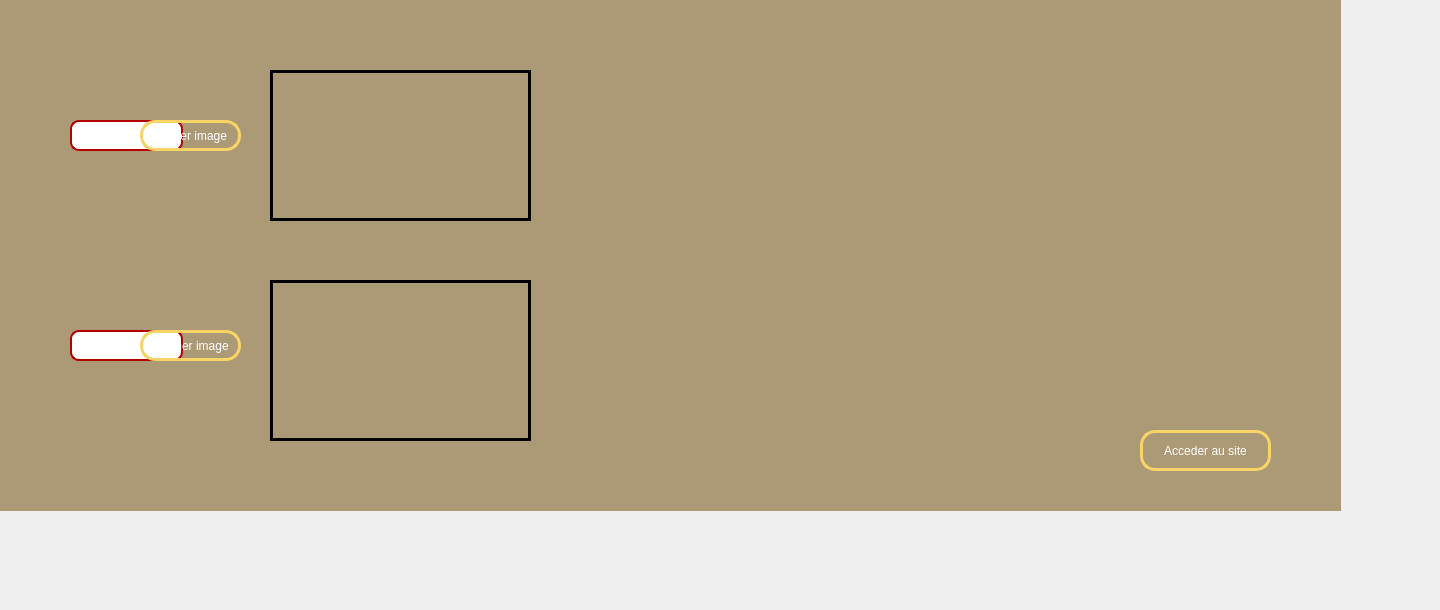
      <widget class="QWidget" name="tab_2">
       <attribute name="title">
        <string>Galerie</string>
       </attribute>
       <widget class="QPushButton" name="pushButton_5">
        <property name="geometry">
         <rect>
          <x>1140</x>
          <y>430</y>
          <width>131</width>
          <height>41</height>
         </rect>
        </property>
        <property name="styleSheet">
         <string notr="true"> QPushButton {
color: #ffffff;
border: 3px solid #f8d466;
font: 8pt &quot;MS Reference Sans Serif&quot;;
border-radius: 15px;
padding: 5px;
background: qradialgradient(cx: 0.3, cy: -0.4,
fx: 0.3, fy: -0.4,
radius: 3, stop: 0 #aa3118, stop: 1 #550000);
min-width: 80px;
}

QPushButton:hover {
background: qradialgradient(cx: 0.3, cy: -0.4,
fx: 0.3, fy: -0.4,
radius: 3, stop: 0 #aa3118, stop: 1 #552a2a);
}

 QPushButton:pressed {
background: qradialgradient(cx: 0.4, cy: -0.1,
fx: 0.4, fy: -0.1,
radius: 3, stop: 0 #aa3118, stop: 1 #554040);
}</string>
        </property>
        <property name="text">
         <string>Acceder au site</string>
        </property>
       </widget>
       <widget class="QPushButton" name="pushButton_13">
        <property name="geometry">
         <rect>
          <x>140</x>
          <y>330</y>
          <width>101</width>
          <height>31</height>
         </rect>
        </property>
        <property name="styleSheet">
         <string notr="true"> QPushButton {
color: #ffffff;
border: 3px solid #f8d466;
font: 8pt &quot;MS Reference Sans Serif&quot;;
border-radius: 15px;
padding: 5px;
background: qradialgradient(cx: 0.3, cy: -0.4,
fx: 0.3, fy: -0.4,
radius: 3, stop: 0 #aa3118, stop: 1 #550000);
min-width: 80px;
}

QPushButton:hover {
background: qradialgradient(cx: 0.3, cy: -0.4,
fx: 0.3, fy: -0.4,
radius: 3, stop: 0 #aa3118, stop: 1 #552a2a);
}

 QPushButton:pressed {
background: qradialgradient(cx: 0.4, cy: -0.1,
fx: 0.4, fy: -0.1,
radius: 3, stop: 0 #aa3118, stop: 1 #554040);
}</string>
        </property>
        <property name="text">
         <string>Afficher image</string>
        </property>
       </widget>
       <widget class="QLabel" name="lblBkImge">
        <property name="geometry">
         <rect>
          <x>270</x>
          <y>280</y>
          <width>261</width>
          <height>161</height>
         </rect>
        </property>
        <property name="styleSheet">
         <string notr="true">*
{
border: 3px solid #000000;
}</string>
        </property>
        <property name="text">
         <string/>
        </property>
       </widget>
       <widget class="QLabel" name="lblBkImge1">
        <property name="geometry">
         <rect>
          <x>270</x>
          <y>70</y>
          <width>261</width>
          <height>151</height>
         </rect>
        </property>
        <property name="styleSheet">
         <string notr="true">*
{
border: 3px solid #000000;
}</string>
        </property>
        <property name="text">
         <string/>
        </property>
       </widget>
       <widget class="QPushButton" name="pushButton_14">
        <property name="geometry">
         <rect>
          <x>140</x>
          <y>120</y>
          <width>101</width>
          <height>31</height>
         </rect>
        </property>
        <property name="styleSheet">
         <string notr="true"> QPushButton {
color: #ffffff;
border: 3px solid #f8d466;
font: 8pt &quot;MS Reference Sans Serif&quot;;
border-radius: 15px;
padding: 5px;
background: qradialgradient(cx: 0.3, cy: -0.4,
fx: 0.3, fy: -0.4,
radius: 3, stop: 0 #aa3118, stop: 1 #550000);
min-width: 80px;
}

QPushButton:hover {
background: qradialgradient(cx: 0.3, cy: -0.4,
fx: 0.3, fy: -0.4,
radius: 3, stop: 0 #aa3118, stop: 1 #552a2a);
}

 QPushButton:pressed {
background: qradialgradient(cx: 0.4, cy: -0.1,
fx: 0.4, fy: -0.1,
radius: 3, stop: 0 #aa3118, stop: 1 #554040);
}</string>
        </property>
        <property name="text">
         <string>Afficher image </string>
        </property>
       </widget>
       <widget class="QLineEdit" name="lineEdit">
        <property name="geometry">
         <rect>
          <x>70</x>
          <y>330</y>
          <width>113</width>
          <height>31</height>
         </rect>
        </property>
        <property name="styleSheet">
         <string notr="true">QLineEdit
{
border-radius:9px;
border: 2px solid #b50000;
background: qradialgradient(cx: 0.3, cy: -0.4,
fx: 0.0, fy: -0.0,
radius: 1.89, stop: 0 #ffffff, stop: 1 #999);
}</string>
        </property>
       </widget>
       <widget class="QLineEdit" name="lineEdit_2">
        <property name="geometry">
         <rect>
          <x>70</x>
          <y>120</y>
          <width>113</width>
          <height>31</height>
         </rect>
        </property>
        <property name="styleSheet">
         <string notr="true">QLineEdit
{
border-radius:9px;
border: 2px solid #b50000;
background: qradialgradient(cx: 0.3, cy: -0.4,
fx: 0.0, fy: -0.0,
radius: 1.89, stop: 0 #ffffff, stop: 1 #999);
}</string>
        </property>
       </widget>
       <widget class="QLabel" name="label_15">
        <property name="geometry">
         <rect>
          <x>-90</x>
          <y>-90</y>
          <width>1431</width>
          <height>601</height>
         </rect>
        </property>
        <property name="styleSheet">
         <string notr="true">*
{
background:#ac9976;
}</string>
        </property>
        <property name="text">
         <string/>
        </property>
       </widget>
       <zorder>label_15</zorder>
       <zorder>pushButton_5</zorder>
       <zorder>lblBkImge</zorder>
       <zorder>lblBkImge1</zorder>
       <zorder>lineEdit</zorder>
       <zorder>lineEdit_2</zorder>
       <zorder>pushButton_13</zorder>
       <zorder>pushButton_14</zorder>
      </widget>
